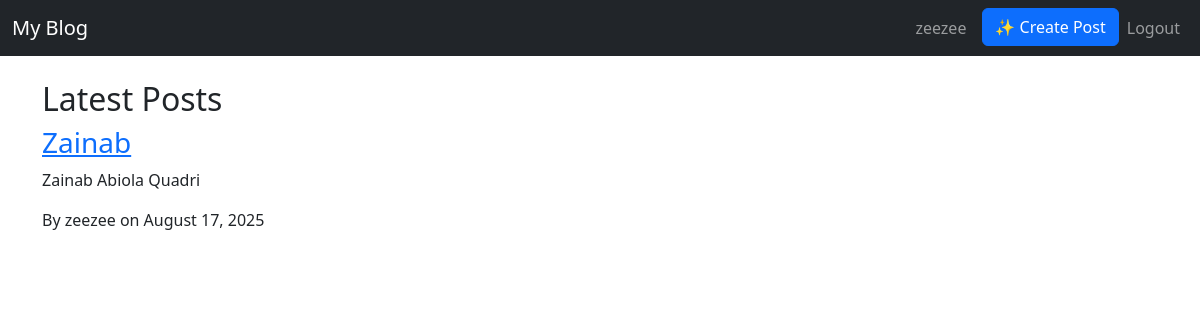
The app's page / (signed in) with its own data.
### blog/models.py (models this page shows, shortened)
class Post(models.Model):
    title = models.CharField(max_length=200)
    content = models.TextField()
    date_posted = models.DateTimeField(default=timezone.now)  # when created
    published_date = models.DateTimeField(blank=True, null=True)  # optional for drafts
    author = models.ForeignKey(User, on_delete=models.CASCADE, related_name="posts")
    tags = TaggableManager()

### blog/views.py (the view)
# urls.py: path('', views.home, name='home'),
def home(request):
    posts = Post.objects.filter(published_date__lte=timezone.now()).order_by('-published_date')[:5]
    return render(request, "blog/home.html", {"posts": posts})

### blog/templates/blog/home.html
{% extends "blog/base.html" %}
{% load static %}
{% block content %}
<h2>Latest Posts</h2>
{% for post in posts %}
  <div class="post">
    <h3><a href="{% url 'blog:post-detail' post.pk %}">{{ post.title }}</a></h3>
    <p>{{ post.content|truncatewords:30 }}</p>
    <p>By {{ post.author }} on {{ post.published_date|date:"F d, Y" }}</p>
  </div>
{% empty %}
  <p>No posts available.</p>
{% endfor %}
{% endblock %}

### blog/templates/blog/base.html (shortened to what this page needs)
{% load static %}
<!DOCTYPE html>
<html lang="en">
<head>
    <link href="https://cdn.jsdelivr.net/npm/bootstrap@5.3.0/dist/css/bootstrap.min.css" rel="stylesheet">
</head>
<body>
    <nav class="navbar navbar-expand-lg navbar-dark bg-dark mb-4">
        <div class="container-fluid">
            <a class="navbar-brand" href="{% url 'blog:home' %}">My Blog</a>
            <div class="collapse navbar-collapse" id="navbarNav">
                <ul class="navbar-nav ms-auto">
                    {% if user.is_authenticated %}
                        <li class="nav-item">
                            <a class="nav-link" href="#">{{ user.username }}</a>
                        </li>
                        <li class="nav-item">
                            <a class="btn btn-primary ms-2" href="{% url 'blog:post-create' %}">✨ Create Post</a>
                        </li>
                        <li class="nav-item">
                            <a class="nav-link" href="{% url 'blog:logout' %}">Logout</a>
                        </li>
                    {% endif %}
                </ul>
            </div>
        </div>
    </nav>
    <div class="container">
        {% block content %}{% endblock %}
    </div>
</body>
</html>

### records on screen
Post: title "Zainab", content "Zainab Abiola Quadri", author "zeezee", published_date "August 17, 2025"

### other values on screen
{{ user.username }} "zeezee"
